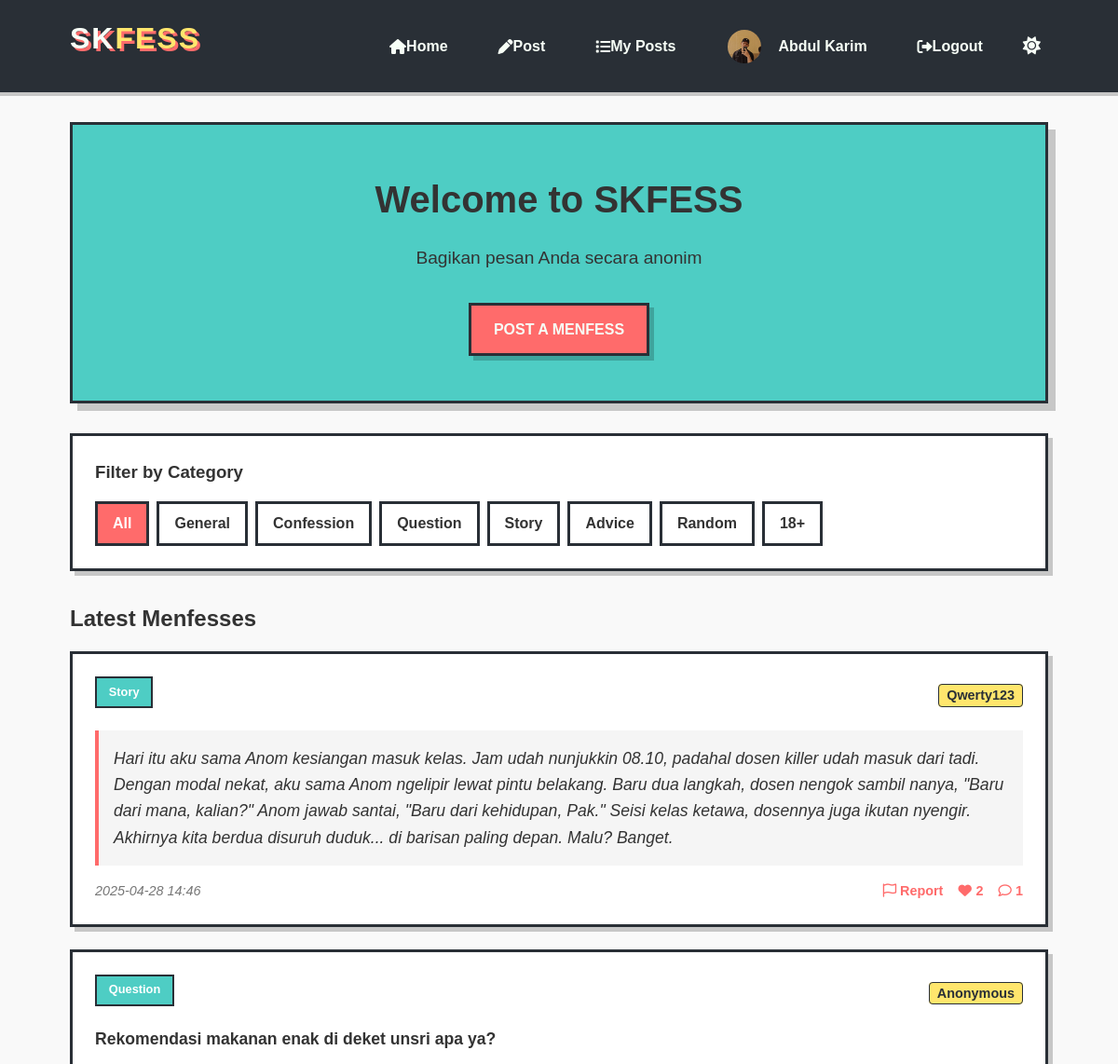
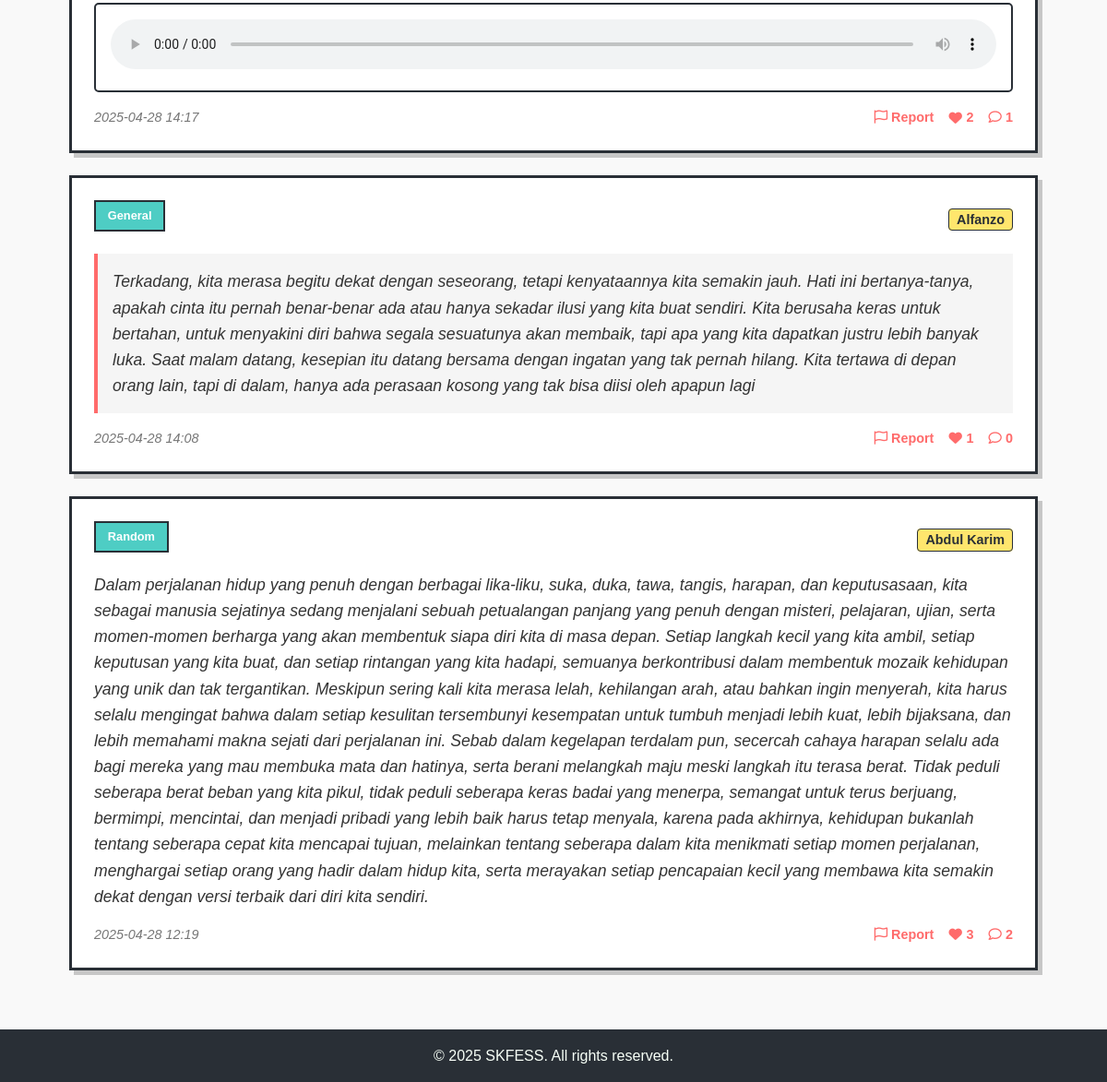
The app's page / (signed in) with its own data (2 pictures, top to bottom).
### app.py (models this page shows)
class User(db.Model, UserMixin):
    id = db.Column(db.Integer, primary_key=True)
    username = db.Column(db.String(80), unique=True, nullable=False)
    email = db.Column(db.String(120), unique=True, nullable=False)
    password = db.Column(db.String(200), nullable=False)
    role = db.Column(db.String(20), default='user')  # user, moderator, admin
    is_suspended = db.Column(db.Boolean, default=False)
    created_at = db.Column(db.DateTime, default=datetime.utcnow)
    menfesses = db.relationship('Menfess', backref='author', lazy=True)
    theme_preference = db.Column(db.String(10), default='light')  # light or dark
    profile_picture = db.Column(db.String(200), default='default.png')
    comments = db.relationship('Comment', backref='author', lazy=True)

class Category(db.Model):
    id = db.Column(db.Integer, primary_key=True)
    name = db.Column(db.String(50), unique=True, nullable=False)
    description = db.Column(db.String(200))
    menfesses = db.relationship('Menfess', backref='category_rel', lazy=True)

class Menfess(db.Model):
    id = db.Column(db.Integer, primary_key=True)
    content = db.Column(db.Text, nullable=False)
    is_approved = db.Column(db.Boolean, default=False)
    created_at = db.Column(db.DateTime, default=datetime.utcnow)
    user_id = db.Column(db.Integer, db.ForeignKey('user.id'), nullable=False)
    category_id = db.Column(db.Integer, db.ForeignKey('category.id'))
    reports = db.relationship('Report', backref='menfess', lazy=True, cascade="all, delete-orphan")
    likes = db.relationship('Like', backref='menfess', lazy=True, cascade="all, delete-orphan")
    comments = db.relationship('Comment', backref='menfess', lazy=True, cascade="all, delete-orphan")
    voice_note = db.Column(db.String(200), nullable=True)
    display_name = db.Column(db.String(100), nullable=True)
    def process_commands(self):
        content = re.sub(r'#bold#(.*?)#bold#', r'<strong>\1</strong>', self.content)
        content = re.sub(r'#italic#(.*?)#italic#', r'<em>\1</em>', content)
        content = re.sub(r'#color:(.*?)#(.*?)#color#', r'<span style="color:\1">\2</span>', content)
        content = re.sub(r'#quote#(.*?)#quote#', r'<blockquote>\1</blockquote>', content)
        return content

### app.py (the view)
@app.route('/')
def index():
    page = request.args.get(get_page_parameter(), type=int, default=1)
    per_page = 5  # Number of menfesses per page
    category_id = request.args.get('category', type=int)
    menfesses_query = Menfess.query.filter_by(is_approved=True)
    if category_id:
        menfesses_query = menfesses_query.filter_by(category_id=category_id)
    menfesses_query = menfesses_query.order_by(Menfess.created_at.desc())
    total = menfesses_query.count()
    pagination = Pagination(page=page, total=total, per_page=per_page, css_framework='bootstrap4')
    menfesses = menfesses_query.offset((page - 1) * per_page).limit(per_page).all()
    for menfess in menfesses:
        menfess.like_count = Like.query.filter_by(menfess_id=menfess.id).count()
        menfess.comment_count = Comment.query.filter_by(menfess_id=menfess.id).count()
        if current_user.is_authenticated:
            menfess.user_liked = Like.query.filter_by(menfess_id=menfess.id, user_id=current_user.id).first() is not None
        else:
            menfess.user_liked = False
    categories = Category.query.all()
    current_category = None
    if category_id:
        current_category = Category.query.get(category_id)
    return render_template('index.html',
                          menfesses=menfesses,
                          pagination=pagination,
                          categories=categories,
                          current_category=current_category)

### app.py (called while the page is built)
@login_manager.user_loader
def load_user(user_id):
    return User.query.get(int(user_id))

### templates/index.html (shortened to what this page needs)
{% extends 'base.html' %}
{% block content %}
    <section class="hero slide-in-left">
        <h2>Welcome to SKFESS</h2>
        <p>Bagikan pesan Anda secara anonim</p>
        {% if current_user.is_authenticated %}
            <a href="{{ url_for('post_menfess') }}" class="btn pulse">Post a Menfess</a>
        {% else %}
            <a href="{{ url_for('register') }}" class="btn pulse">Gabung Sekarang</a>
        {% endif %}
    </section>
    <section class="category-filter">
        <h3>Filter by Category</h3>
        <div class="filter-buttons">
            <a href="{{ url_for('index') }}" class="filter-btn {% if not current_category %}active{% endif %}">All</a>
            {% for category in categories %}
                <a href="{{ url_for('index', category=category.id) }}" class="filter-btn {% if current_category and current_category.id == category.id %}active{% endif %}">{{ category.name }}</a>
            {% endfor %}
        </div>
    </section>
    <section class="menfess-list slide-in-right">
        <h2>
            {% if current_category %}
                {{ current_category.name }} Menfesses
            {% else %}
                Latest Menfesses
            {% endif %}
        </h2>
        {% if menfesses %}
            {% for menfess in menfesses %}
                <div class="menfess-card fade-in">
                    <div class="menfess-header">
                        <div class="menfess-category">
                            {% if menfess.category_id %}
                                <span class="category-badge">{{ menfess.category_rel.name }}</span>
                            {% else %}
                                <span class="category-badge">General</span>
                            {% endif %}
                        </div>
                        <div class="menfess-author">
                            {% if menfess.display_name %}
                                <span class="author-name">{{ menfess.display_name }}</span>
                            {% else %}
                                <span class="author-name">Anonymous</span>
                            {% endif %}
                        </div>
                    </div>
                    <div class="menfess-content">{{ menfess.process_commands()|safe }}</div>
                    {% if menfess.voice_note %}
                        <div class="voice-note-player">
                            <audio controls>
                                <source src="{{ url_for('voice_note', filename=menfess.voice_note) }}" type="audio/mpeg">
                            </audio>
                        </div>
                    {% endif %}
                    <div class="menfess-meta">
                        <span class="menfess-date">{{ menfess.created_at.strftime('%Y-%m-%d %H:%M') }}</span>
                        <div class="menfess-actions">
                            {% if current_user.is_authenticated %}
                                <a href="{{ url_for('report_menfess', id=menfess.id) }}" class="report-link">
                                    <i class="far fa-flag"></i> Report
                                </a>
                                <a href="#" class="like-button {% if menfess.user_liked %}liked{% endif %}" data-id="{{ menfess.id }}">
                                    <i class="{% if menfess.user_liked %}fas{% else %}far{% endif %} fa-heart"></i>
                                    <span class="like-count">{{ menfess.like_count }}</span>
                                </a>
                                <a href="{{ url_for('view_comments', id=menfess.id) }}" class="comments-link">
                                    <i class="far fa-comment"></i>
                                    <span class="comment-count">{{ menfess.comment_count }}</span>
                                </a>
                            {% endif %}
                        </div>
                    </div>
                </div>
            {% endfor %}
        {% else %}
            <p class="no-menfess">No menfesses found in this category.</p>
        {% endif %}
    </section>
{% endblock %}

### templates/base.html (shortened to what this page needs)
<!DOCTYPE html>
<html lang="en" data-theme="{% if current_user.is_authenticated %}{{ current_user.theme_preference }}{% else %}light{% endif %}">
<head>
    <link rel="stylesheet" href="{{ url_for('static', filename='css/style.css') }}">
    <link rel="stylesheet" href="https://cdnjs.cloudflare.com/ajax/libs/font-awesome/6.0.0-beta3/css/all.min.css">
</head>
<body>
    <header>
        <div class="container header-container">
            <h1 class="logo"><a href="{{ url_for('index') }}">
                <div class="logo-container">
                    <div class="logo-text">SK<span>FESS</span></div>
                </div>
            </a></h1>
            <nav>
                <ul id="nav-menu">
                    <li><a href="{{ url_for('index') }}"><i class="fas fa-home"></i> Home</a></li>
                    {% if current_user.is_authenticated %}
                        <li><a href="{{ url_for('post_menfess') }}"><i class="fas fa-pen"></i> Post</a></li>
                        <li><a href="{{ url_for('my_menfesses') }}"><i class="fas fa-list"></i> My Posts</a></li>
                        <li>
                            <a href="{{ url_for('profile') }}" class="profile-link">
                                <img src="{{ url_for('profile_pic', filename=current_user.profile_picture) }}" alt="{{ current_user.username }}" class="profile-pic-small">
                                {{ current_user.username }}
                            </a>
                        </li>
                        <li><a href="{{ url_for('logout') }}"><i class="fas fa-sign-out-alt"></i> Logout</a></li>
                    {% else %}
                        <li><a href="{{ url_for('login') }}"><i class="fas fa-sign-in-alt"></i> Login</a></li>
                        <li><a href="{{ url_for('register') }}"><i class="fas fa-user-plus"></i> Register</a></li>
                    {% endif %}
                    <li>
                        <button id="theme-toggle" class="theme-toggle">
                            <i class="fas fa-sun light-icon"></i>
                        </button>
                    </li>
                </ul>
            </nav>
        </div>
    </header>
    <main class="container">
        {% block content %}{% endblock %}
    </main>
    <footer>
        <div class="container">
            <p>&copy; 2025 SKFESS. All rights reserved.</p>
        </div>
    </footer>
</body>
</html>

### records on screen
User: profile_picture (picture), username "Abdul Karim"
Category: name "General"
Category: name "Confession"
Category: name "Question"
Category: name "Story"
Category: name "Advice"
Category: name "Random"
Category: name "18+"
Menfess: category_rel.name "Story", display_name "Qwerty123", process_commands "Hari itu aku sama Anom kesiangan masuk kelas. Jam udah nunjukkin 08.10, padahal dosen killer udah masuk dari tadi. Dengan modal nekat, aku sama Anom ngelipir lewat pintu belakang. Baru dua langkah, dosen nengok sambil nanya, \"Baru dari mana, kalian?\" Anom jawab santai, \"Baru dari kehidupan, Pak.\" Seisi kelas ketawa, dosennya juga ikutan nyengir. Akhirnya kita berdua disuruh duduk... di barisan paling depan. Malu? Banget.", created_at "2025-04-28 14:46", like_count "2", comment_count "1"
Menfess: category_rel.name "Question", shows "Anonymous", process_commands "Rekomendasi makanan enak di deket unsri apa ya?", created_at "2025-04-28 14:17", like_count "2", comment_count "1"
Menfess: category_rel.name "General", display_name "Alfanzo", process_commands "Terkadang, kita merasa begitu dekat dengan seseorang, tetapi kenyataannya kita semakin jauh. Hati ini bertanya-tanya, apakah cinta itu pernah benar-benar ada atau hanya sekadar ilusi yang kita buat sendiri. Kita berusaha keras untuk bertahan, untuk menyakini diri bahwa segala sesuatunya akan membaik, tapi apa yang kita dapatkan justru lebih banyak luka. Saat malam datang, kesepian itu datang bersama dengan ingatan yang tak pernah hilang. Kita tertawa di depan orang lain, tapi di dalam, hanya ada perasaan kosong yang tak bisa diisi oleh apapun lagi", created_at "2025-04-28 14:08", like_count "1", comment_count "0"
Menfess: category_rel.name "Random", display_name "Abdul Karim", process_commands "Dalam perjalanan hidup yang penuh dengan berbagai lika-liku, suka, duka, tawa, tangis, harapan, dan keputusasaan, kita sebagai manusia sejatinya sedang menjalani sebuah petualangan panjang yang penuh dengan misteri, pelajaran, ujian, serta momen-momen berharga yang akan membentuk siapa diri kita di masa depan. Setiap langkah kecil yang kita ambil, setiap keputusan yang kita buat, dan setiap rintangan yang kita hadapi, semuanya berkontribusi dalam membentuk mozaik kehidupan yang unik dan tak tergantikan. Meskipun sering kali kita merasa lelah, kehilangan arah, atau bahkan ingin menyerah, kita harus selalu mengingat bahwa dalam setiap kesulitan tersembunyi kesempatan untuk tumbuh menjadi…", created_at "2025-04-28 12:19", like_count "3", comment_count "2"
